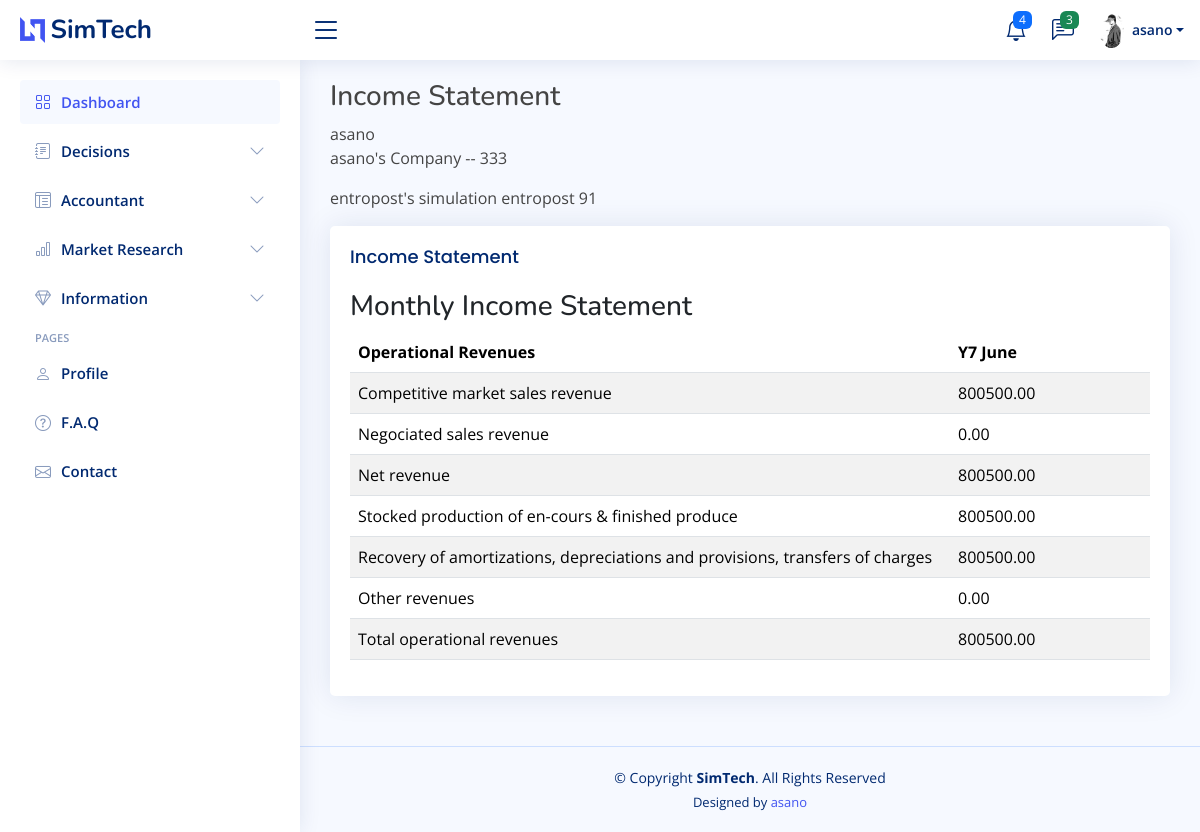
The app's page /play?session/3/accountant/income-statement (signed in) with its own data.
### simGame/models.py (models this page shows)
class Company(models.Model):
    simgame = models.ForeignKey(simGame, on_delete = models.RESTRICT)
    owner = models.ForeignKey(User, on_delete = models.RESTRICT, null = True)
    month = models.IntegerField()
    name = models.CharField(max_length=100)
    priceP1 = models.DecimalField(max_digits=8, decimal_places=2, null = True, blank = True)
    priceP2 = models.DecimalField(max_digits=8, decimal_places=2, null = True, blank = True)
    priceP3 = models.DecimalField(max_digits=8, decimal_places=2, null = True, blank = True)
    pubBrand = models.DecimalField(max_digits=8, decimal_places=2, null = True, blank = True)
    pubP1 = models.DecimalField(max_digits=8, decimal_places=2, null = True, blank = True)
    pubP2 = models.DecimalField(max_digits=8, decimal_places=2, null = True, blank = True)
    pubP3 = models.DecimalField(max_digits=8, decimal_places=2, null = True, blank = True)
    payDelP1 = models.IntegerField(null = True, blank = True)
    payDelP2 = models.IntegerField(null = True, blank = True)
    payDelP3 = models.IntegerField(null = True, blank = True)
    prodOrderP1 = models.IntegerField(null = True, blank = True)
    prodOrderP2 = models.IntegerField(null = True, blank = True)
    prodOrderP3 = models.IntegerField(null = True, blank = True)
    acqMoul = models.IntegerField(null = True, blank = True)
    acqFin = models.IntegerField(null = True, blank = True)
    cesMoul = models.IntegerField(null = True, blank = True)
    cesFin = models.IntegerField(null = True, blank = True)
    newLeasingMoul = models.IntegerField(null = True, blank = True)
    newLeasingFin = models.IntegerField(null = True, blank = True)
    comWood1 = models.DecimalField(max_digits=8, decimal_places=2, null = True, blank = True)
    comWood2 = models.DecimalField(max_digits=8, decimal_places=2, null = True, blank = True)
    comWood3 = models.DecimalField(max_digits=8, decimal_places=2, null = True, blank = True)
    comPlastic1 = models.DecimalField(max_digits=8, decimal_places=2, null = True, blank = True)
    comPlastic2 = models.DecimalField(max_digits=8, decimal_places=2, null = True, blank = True)
    comPlastic3 = models.DecimalField(max_digits=8, decimal_places=2, null = True, blank = True)
    commercialRepHirings = models.IntegerField(null = True, blank = True)
    commercialRepDismissals = models.IntegerField(null = True, blank = True)
    commercialRepBaseSalary = models.DecimalField(max_digits=8, decimal_places=2, null = True, blank = True)
    commercialRepCommisions = models.DecimalField(max_digits=4, decimal_places=2, null = True, blank = True)
    productionDirHirings = models.IntegerField(null = True, blank = True)
    productionDirDismissals = models.IntegerField(null = True, blank = True)
    productionDirBaseSalary = models.DecimalField(max_digits=8, decimal_places=2, null = True, blank = True)
    productionExecHirings = models.IntegerField(null = True, blank = True)
    productionExecDismissals = models.IntegerField(null = True, blank = True)
    productionExecBaseSalary = models.DecimalField(max_digits=8, decimal_places=2, null = True, blank = True)
    productionEmpHirings = models.IntegerField(null = True, blank = True)
    productionEmpDismissals = models.IntegerField(null = True, blank = True)
    productionEmpBaseSalary = models.DecimalField(max_digits=8, decimal_places=2, null = True, blank = True)
    supplyDirHirings = models.IntegerField(null = True, blank = True)
    supplyDirDismissals = models.IntegerField(null = True, blank = True)
    supplyDirBaseSalary = models.DecimalField(max_digits=8, decimal_places=2, null = True, blank = True)
    supplyExecHirings = models.IntegerField(null = True, blank = True)
    supplyExecDismissals = models.IntegerField(null = True, blank = True)
    supplyExecBaseSalary = models.DecimalField(max_digits=8, decimal_places=2, null = True, blank = True)
    supplyEmpHirings = models.IntegerField(null = True, blank = True)
    supplyEmpDismissals = models.IntegerField(null = True, blank = True)
    supplyEmpBaseSalary = models.DecimalField(max_digits=8, decimal_places=2, null = True, blank = True)
    administrationDirHirings = models.IntegerField(null = True, blank = True)
    administrationDirDismissals = models.IntegerField(null = True, blank = True)
    administrationDirBaseSalary = models.DecimalField(max_digits=8, decimal_places=2, null = True, blank = True)
    administrationExecHirings = models.IntegerField(null = True, blank = True)
    administrationExecDimissals = models.IntegerField(null = True, blank = True)
    administrationExecBaseSalary = models.IntegerField(null = True, blank = True)
    administrationEmpHirings = models.IntegerField(null = True, blank = True)
    administrationEmpDismissals = models.IntegerField(null = True, blank = True)
    administrationEmpBaseSalary = models.DecimalField(max_digits=8, decimal_places=2, null = True, blank = True)
    savingsInvestment = models.DecimalField(max_digits=10, decimal_places=2, null = True, blank = True)
    savingsWithdrawal = models.DecimalField(max_digits=10, decimal_places=2, null = True, blank = True)
    insuranceSubscription = models.BooleanField(null = True, blank = True)
    scoreQAP1 = models.DecimalField(max_digits=5, decimal_places=2, null = True, blank = True)
    scoreQAP2 = models.DecimalField(max_digits=5, decimal_places=2, null = True, blank = True)
    scoreQAP3 = models.DecimalField(max_digits=5, decimal_places=2, null = True, blank = True)
    scoreQPP1 = models.DecimalField(max_digits=5, decimal_places=2, null = True, blank = True)
    scoreQPP2 = models.DecimalField(max_digits=5, decimal_places=2, null = True, blank = True)
    scoreQPP3 = models.DecimalField(max_digits=5, decimal_places=2, null = True, blank = True)
    scoreSatP1 = models.DecimalField(max_digits=5, decimal_places=2, null = True, blank = True)
    scoreSatP2 = models.DecimalField(max_digits=5, decimal_places=2, null = True, blank = True)
    scoreSatP3 = models.DecimalField(max_digits=5, decimal_places=2, null = True, blank = True)
    scorePubBrandP1 = models.DecimalField(max_digits=5, decimal_places=2, null = True, blank = True)
    scorePubBrandP2 = models.DecimalField(max_digits=5, decimal_places=2, null = True, blank = True)
    scorePubBrandP3 = models.DecimalField(max_digits=5, decimal_places=2, null = True, blank = True)
    scorePubP1 = models.DecimalField(max_digits=5, decimal_places=2, null = True, blank = True)
    scorePubP2 = models.DecimalField(max_digits=5, decimal_places=2, null = True, blank = True)
    scorePubP3 = models.DecimalField(max_digits=5, decimal_places=2, null = True, blank = True)
    scorePayDelP1 = models.DecimalField(max_digits=5, decimal_places=2, null = True, blank = True)
    scorePayDelP2 = models.DecimalField(max_digits=5, decimal_places=2, null = True, blank = True)
    scorePayDelP3 = models.DecimalField(max_digits=5, decimal_places=2, null = True, blank = True)
    scoreSellingForceP1 = models.DecimalField(max_digits=5, decimal_places=2, null = True, blank = True)
    scoreSellingForceP2 = models.DecimalField(max_digits=5, decimal_places=2, null = True, blank = True)
    scoreSellingForceP3 = models.DecimalField(max_digits=5, decimal_places=2, null = True, blank = True)
    salesP1 = models.IntegerField(null = True, blank = True)
    salesP2 = models.IntegerField(null = True, blank = True)
    salesP3 =  models.IntegerField(null = True, blank = True)
    salesGlob = models.IntegerField(null = True, blank = True)
    revenueP1 = models.DecimalField(max_digits=12, decimal_places=2, null = True, blank = True)
    revenueP2 = models.DecimalField(max_digits=12, decimal_places=2, null = True, blank = True)
    revenueP3 = models.DecimalField(max_digits=12, decimal_places=2, null = True, blank = True)
    revenueGlob = models.DecimalField(max_digits=12, decimal_places=2, null = True, blank = True)
    decisionsSaved = models.BooleanField(default=False)
    is_simulated = models.BooleanField(default=False)
    created_at = models.DateTimeField(auto_now_add=True)
    updated_at = models.DateTimeField(auto_now=True)
    revenueVariations = models.DecimalField(max_digits=5, decimal_places=2, null=True, blank=True)
    salesVariations = models.DecimalField(max_digits=5, decimal_places=2, null=True, blank=True)
    marketPartP1 = models.DecimalField(max_digits=5, decimal_places=2, null=True, blank=True)
    marketPartP2 = models.DecimalField(max_digits=5, decimal_places=2, null=True, blank=True)
    marketPartP3 = models.DecimalField(max_digits=5, decimal_places=2, null=True, blank=True)
    marketPartGlob = models.DecimalField(max_digits=5, decimal_places=2, null=True, blank=True)
    marketPartVar = models.DecimalField(max_digits=5, decimal_places=2, null=True, blank=True)
    intangibleAssets = models.DecimalField(max_digits=12, decimal_places=2, null=True, blank=True)
    land = models.DecimalField(max_digits=12, decimal_places=2, null=True, blank=True)
    constructions = models.DecimalField(max_digits=12, decimal_places=2, null=True, blank=True)
    machines = models.DecimalField(max_digits=12, decimal_places=2, null=True, blank=True)
    rawMaterials = models.DecimalField(max_digits=12, decimal_places=2, null=True, blank=True)
    finishedProducts = models.DecimalField(max_digits=12, decimal_places=2, null=True, blank=True)
    accountsReceivable = models.DecimalField(max_digits=12, decimal_places=2, null=True, blank=True)
    defferedTaxAssets = models.DecimalField(max_digits=12, decimal_places=2, null=True, blank=True)
    taxDeposit = models.DecimalField(max_digits=12, decimal_places=2, null=True, blank=True)
    savingsAccount = models.DecimalField(max_digits=12, decimal_places=2, null=True, blank=True)
    cash = models.DecimalField(max_digits=12, decimal_places=2, null=True, blank=True)
    capital = models.DecimalField(max_digits=12, decimal_places=2, null=True, blank=True)
    legalReserves = models.DecimalField(max_digits=12, decimal_places=2, null=True, blank=True)
    optionalReserves = models.DecimalField(max_digits=12, decimal_places=2, null=True, blank=True)
    retainedEarnings = models.DecimalField(max_digits=12, decimal_places=2, null=True, blank=True)
    riskProvisons = models.DecimalField(max_digits=12, decimal_places=2, null=True, blank=True)
    loans = models.DecimalField(max_digits=12, decimal_places=2, null=True, blank=True)
    accountsPayable = models.DecimalField(max_digits=12, decimal_places=2, null=True, blank=True)
    defferedTaxLiabilities = models.DecimalField(max_digits=12, decimal_places=2, null=True, blank=True)
    incomeTaxLiabilities = models.DecimalField(max_digits=12, decimal_places=2, null=True, blank=True)
    otherLiabilities = models.DecimalField(max_digits=12, decimal_places=2, null=True, blank=True)

class simGame(models.Model):
    name = models.CharField(max_length=100)
    host = models.ForeignKey(User, on_delete = models.RESTRICT, null = True)
    status = models.CharField(max_length=10)
    scenario = models.CharField(max_length=15)
    month = models.IntegerField(null = True)
    maxCompanies = models.IntegerField(null = True)
    duration = models.IntegerField(null = True)
    created_at = models.DateTimeField(auto_now_add=True)
    updated_at = models.DateTimeField(auto_now=True)

### simGame/views.py (the view)
# urls.py: path('play?session/<int:pk>/accountant/income-statement', views.incomeStatement, name='income-statement')
def incomeStatement(request, pk):
    user = request.user
    game = simGame.objects.get(pk=pk)
    company = Company.objects.filter(simgame=game, owner=user, month=game.month)[0]
    prevCompany = Company.objects.filter(simgame=game, owner=user, month=game.month - 1)[0]
    candidates = Company.objects.filter(simgame=game)
    flag = request.user not in [candidate.owner for candidate in candidates]
    timestamp = monthToString(game.month - 1)
    context = {'user':user, 'game':game, 'company':company, 'timestamp':timestamp, 'prevCompany':prevCompany}
    return render(request, 'income-statement.html', context)

### simGame/templates/income-statement.html (shortened to what this page needs)
{% extends 'index.html' %}
{% block content %}
<main id="main" class="main">
    <h3>Income Statement</h3>
    {{user.username}}
    <p>{{company.name}} -- {{company.id}}</p>
    <p>{{game.name}} {{game.host}} {{game.month}}</p>
    <div>
        <div class="col-lg-12">
            <div class="card">
              <div class="card-body">
                <h5 class="card-title">Income Statement</h5>
            <h3>Monthly Income Statement</h3>
            <table class="table table-striped">
                <thead>
                  <tr >
                    <th  scope="col">Operational Revenues</th>
                    <th scope="col">{{timestamp}}</th>
                  </tr>
                </thead>
                <tbody>
                    <tr>
                      <td class="col-lg-9">Competitive market sales revenue</td>
                      <td>{{prevCompany.revenueGlob}}</td>
                    </tr>
                    <tr>
                      <td class="col-lg-9">Negociated sales revenue</td>
                      <td>0.00</td>
                    </tr>
                    <tr>
                      <td class="col-lg-9">Net revenue</td>
                      <td>{{prevCompany.revenueGlob}}</td>
                    </tr>
                    <tr>
                      <td class="col-lg-9">Stocked production of en-cours & finished produce</td>
                      <td>{{prevCompany.revenueGlob}}</td>
                    </tr>
                    <tr>
                      <td class="col-lg-9">Recovery of amortizations, depreciations and provisions, transfers of charges</td>
                      <td>{{prevCompany.revenueGlob}}</td>
                    </tr>
                    <tr>
                      <td class="col-lg-9">Other revenues</td>
                      <td>0.00</td>
                    </tr>
                    <tr>
                      <td class="col-lg-9">Total operational revenues</td>
                      <td>{{prevCompany.revenueGlob}}</td>
                    </tr>
                </tbody>
            </table>
            </div>
        </div>
        </div>
    </div>
    </main>
{% endblock content %}

### simGame/templates/navbar.html (shortened to what this page needs)
{% load static %}
  <header id="header" class="header fixed-top d-flex align-items-center">
    <div class="d-flex align-items-center justify-content-between">
      <a href="index.html" class="logo d-flex align-items-center">
        <img src="{% static 'assets/img/logo.png' %}" alt="">
        <span class="d-none d-lg-block">SimTech</span>
      </a>
      <i class="bi bi-list toggle-sidebar-btn"></i>
    </div>
    <nav class="header-nav ms-auto">
      <ul class="d-flex align-items-center">
        <li class="nav-item dropdown">
          <a class="nav-link nav-icon" href="#" data-bs-toggle="dropdown">
            <i class="bi bi-bell"></i>
            <span class="badge bg-primary badge-number">4</span>
          </a>
        </li>
        <li class="nav-item dropdown">
          <a class="nav-link nav-icon" href="#" data-bs-toggle="dropdown">
            <i class="bi bi-chat-left-text"></i>
            <span class="badge bg-success badge-number">3</span>
          </a>
        </li>
        <li class="nav-item dropdown pe-3">
          <a class="nav-link nav-profile d-flex align-items-center pe-0" href="#" data-bs-toggle="dropdown">
            <img src="{% static 'assets/img/profile-img.jpg' %}" alt="Profile" class="rounded-circle">
            {% if request.user.is_authenticated %}
            <span class="d-none d-md-block dropdown-toggle ps-2">{{request.user.username}}</span>
            {% else %}
            <p>Login</p>
            {% endif %}
          </a>
        </li>
      </ul>
    </nav>
  </header>

### records on screen
Company: name "asano's Company", id "333"
simGame: name "entropost's simulation", host "entropost", month "91"
Company: revenueGlob "800500.00"

### other values on screen
{{ request.user.username }} "asano"
{{ user.username }} "asano"
{{ timestamp }} "Y7 June"
